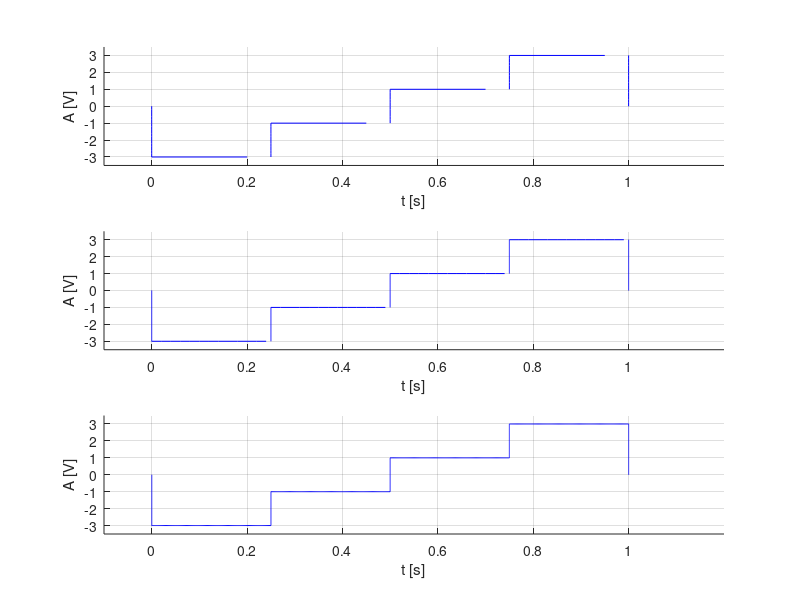

Source code (MATLAB):
% b) nivelurile {-3,-1,1,3}


%Rezolutia temporara de 2ms
subplot(3,1,1)
hold on
xlabel('t [s]'),ylabel('A [V]')

%y variaza de la 0 la -3
y=0:-0.2:-3;
x=y*0;
plot(x,y,'b')
%nivel -3
x = 0: 0.2: 1/4;
y = -3+0*x;
plot(x, y, 'b'),grid

%x=1/4;y variaza de la -3 la -1
y=-3:0.2:-1;
x=y*0+1/4;
plot(x,y,'b')

%nivel -1
x = 1/4:0.2:1/2;
y=-1+0*x;
plot(x,y,'b')

%x=1/2; y variaza de la -1 la 1
y=-1:0.2:1;
x=y*0+1/2;
plot(x,y,'b')

%nivel 1
x = 1/2:0.2:3/4;
y=1+x*0;
plot(x,y,'b')

%x=3/4; y variaza de la 1 la 3
y=1:0.2:3;
x=y*0+3/4;
plot(x,y,'b')

%nivel 3
x = 3/4:0.2:1;
y=3+x*0;
plot(x,y,'b')

%x=1; y variaza de la 3 la 0;
y=3:-0.2:0;
x=y*0+1;
plot(x,y,'b')
axis([-0.1 1.2 -3.5 3.5])





%Rezolutia temporara de 20ms

subplot(3,1,2)
hold on
xlabel('t [s]'),ylabel('A [V]')

%y variaza de la 0 la -3
y=0:-0.02:-3;
x=y*0;
plot(x,y,'b')
%nivel -3
x = 0: 0.02: 1/4;
y = -3+0*x;
plot(x, y, 'b'),grid

%x=1/4;y variaza de la -3 la -1
y=-3:0.02:-1;
x=y*0+1/4;
plot(x,y,'b')

%nivel -1
x = 1/4:0.02:1/2;
y=-1+0*x;
plot(x,y,'b')

%x=1/2; y variaza de la -1 la 1
y=-1:0.02:1;
x=y*0+1/2;
plot(x,y,'b')

%nivel 1
x = 1/2:0.02:3/4;
y=1+x*0;
plot(x,y,'b')

%x=3/4; y variaza de la 1 la 3
y=1:0.02:3;
x=y*0+3/4;
plot(x,y,'b')

%nivel 3
x = 3/4:0.02:1;
y=3+x*0;
plot(x,y,'b')

%x=1; y variaza de la 3 la 0;
y=3:-0.02:0;
x=y*0+1;
plot(x,y,'b')
axis([-0.1 1.2 -3.5 3.5])





%Rezolutia temporara de 200ms

subplot(3,1,3)
hold on
xlabel('t [s]'),ylabel('A [V]')

%y variaza de la 0 la -3
y=0:-0.002:-3;
x=y*0;
plot(x,y,'b')
%nivel -3
x = 0: 0.002: 1/4;
y = -3+0*x;
plot(x, y, 'b'),grid

%x=1/4;y variaza de la -3 la -1
y=-3:0.002:-1;
x=y*0+1/4;
plot(x,y,'b')

%nivel -1
x = 1/4:0.002:1/2;
y=-1+0*x;
plot(x,y,'b')

%x=1/2; y variaza de la -1 la 1
y=-1:0.002:1;
x=y*0+1/2;
plot(x,y,'b')

%nivel 1
x = 1/2:0.002:3/4;
y=1+x*0;
plot(x,y,'b')

%x=3/4; y variaza de la 1 la 3
y=1:0.002:3;
x=y*0+3/4;
plot(x,y,'b')

%nivel 3
x = 3/4:0.002:1;
y=3+x*0;
plot(x,y,'b')

%x=1; y variaza de la 3 la 0;
y=3:-0.002:0;
x=y*0+1;
plot(x,y,'b')
axis([-0.1 1.2 -3.5 3.5])